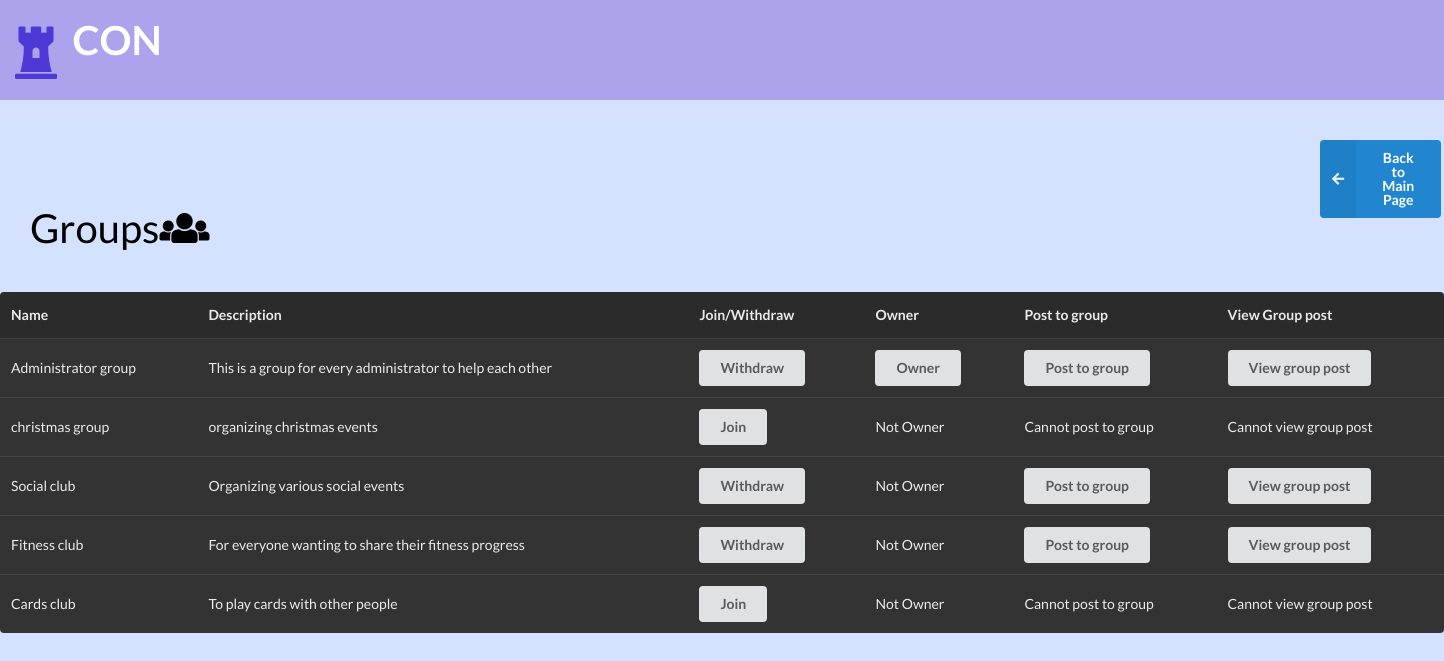
Page /lib/group.php (signed in) on the committed database.
### tables this page shows
CREATE TABLE `groups` (
                          `groupID` int NOT NULL AUTO_INCREMENT,
                          `name` varchar(50) DEFAULT NULL,
                          `description` varchar(200) DEFAULT NULL,
                          `owner` int DEFAULT NULL,
                          PRIMARY KEY (`groupID`),
                          KEY `owner` (`owner`),
                          CONSTRAINT `groups_ibfk_1` FOREIGN KEY (`owner`) REFERENCES `Users` (`userID`)
);

### lib/group.php (the view, shortened to what this page needs)
<?php
include('config.php');
?>
<!DOCTYPE html>
<html lang="en">
<head>
    <link rel="stylesheet" href="https://cdnjs.cloudflare.com/ajax/libs/semantic-ui/2.4.1/semantic.min.css">
</head>
<body style="background-color: #d5e2ff;">
<div style = "background-color:#aca3ec; height:100px; color:#4D39D6; padding:3px;"><b><br><i class="huge chess rook icon"></i></b><b align="middle" style="margin-bottom:10px; color:white; font-size:40px;">CON</b></div>
<br><br>
<div align="right">
    <button style="margin-left:1320px" class="ui blue left labeled icon button" type="submit" name="back" onclick="window.location.href='welcome.php';">
        <i class="left arrow icon"></i>
        Back to Main Page
    </button>
</div>
<div>
    <a style="margin:30px; font-size: 40px; color:black;" class="item">
        Groups<i class="users icon"></i>
    </a>
</div>
<br>
<table class="ui inverted table">
    <thead>
        <th>Name</th>
        <th>Description</th>
        <th>Join/Withdraw</th>
        <th>Owner</th>
        <th>Post to group</th>
        <th>View Group post</th>
    </thead>
<?php
    $sql = "SELECT * FROM `groups`";
    $row = mysqli_query($db, $sql) or die(mysqli_error($db));
    while($result = mysqli_fetch_array($row)){
        echo "<td>" . $result['name'] . "</td>";
        echo "<td>" . $result['description'] . "</td>";
        $sql = "SELECT * FROM group_membership WHERE gID=". $result['groupID'] ." AND uID=" . $_SESSION['ID'];
        $temp = mysqli_query($db,$sql);
        $count = mysqli_num_rows($temp);
        if($count == 1) {
            echo '<form action="group_functions.php" method="post">';
            echo "<td><input class='ui button' type='submit' value='Withdraw' name='submitButton'></td>";
            echo "</form>";
        }
        else {
            echo '<form action="group_functions.php" method="post">';
            echo "<td><input class='ui button' type='submit' value='Join' name='submitButton'></td>";
            echo "</form>";
        }
        if($result['owner'] == $_SESSION['ID']){
            echo '<form action="group_functions.php" method="post">';
            echo "<td><input class='ui button' type='submit' value='Owner' name='submitButton'></td>";
            echo "</form>";
        }
        else
            echo "<td>Not Owner</td>";
        if($count == 1){
            echo '<form action="post.php" method="post">';
            echo "<td><input class='ui button' type='submit' value='Post to group' name='Group_post'></td>";
            echo "</form>";
            echo '<form action="view_post.php" method="post">';
            echo "<td><input class='ui button' type='submit' value='View group post' name='Group_post'></td>";
            echo "</form>";
        }
        else{
            echo "<td>Cannot post to group</td>";
            echo "<td>Cannot view group post</td>";
        }
    }
?>
</table>
</body>
</html>

### rows in the picture
groups: name "Administrator group", description "This is a group for every administrator to help each other"
groups: name "christmas group", description "organizing christmas events", shows "Not Owner", shows "Cannot post to group"
groups: name "Social club", description "Organizing various social events", shows "Not Owner"
groups: name "Fitness club", description "For everyone wanting to share their fitness progress", shows "Not Owner"
groups: name "Cards club", description "To play cards with other people", shows "Not Owner", shows "Cannot post to group"
